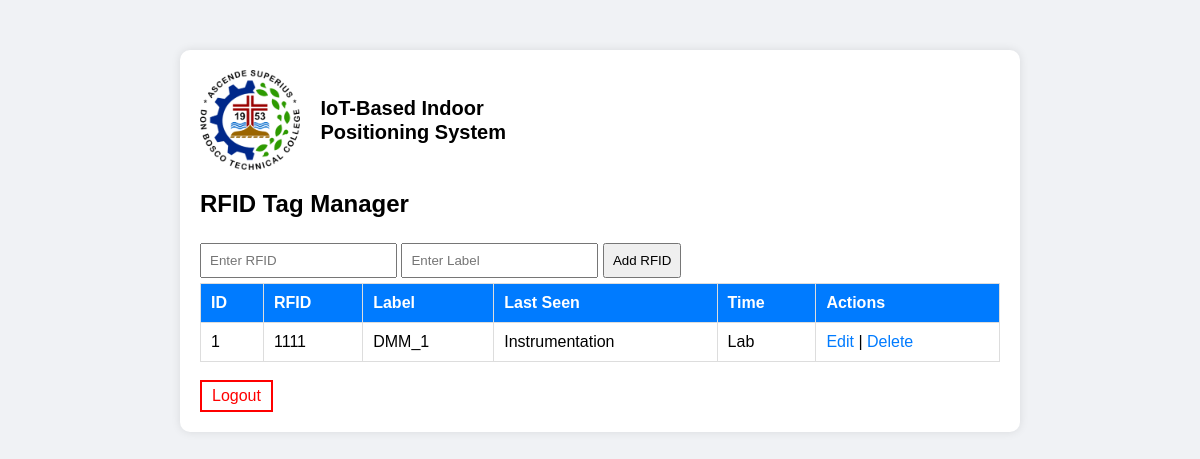
Page /dashboard (signed in) on the earlier database version.
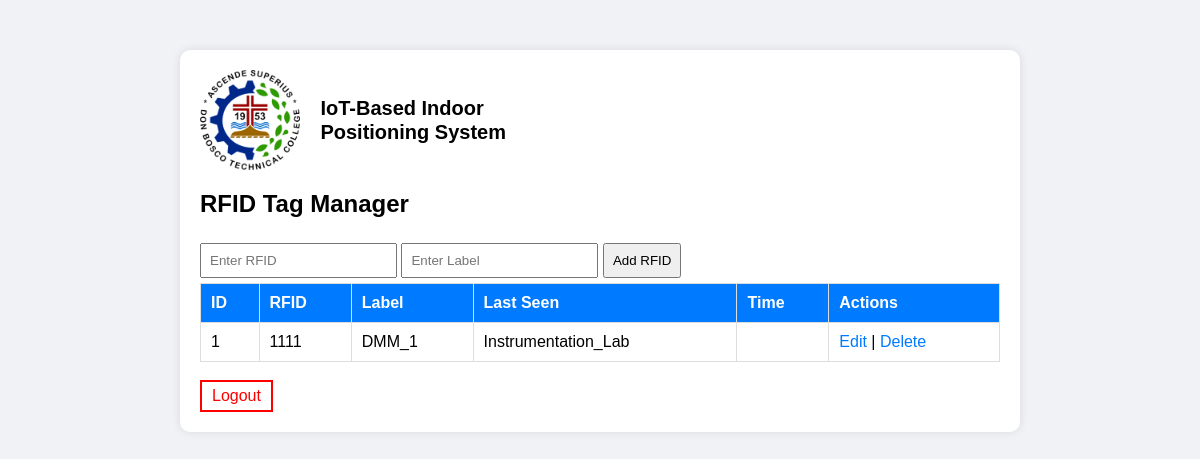
Same page on the later database version.
### app.py (models this page shows)
class Tag(db.Model):
    id = db.Column(db.Integer, primary_key=True)
    rfid = db.Column(db.String(120), unique=True, nullable=False)
    label = db.Column(db.String(120), nullable=False)
    last_seen = db.Column(db.String(120), nullable=False)
    time_seen = db.Column(db.String(120), nullable=False)

### app.py (the view)
@app.route('/dashboard')
@login_required
def dashboard():
    tags = Tag.query.all()
    return render_template('dashboard.html', tags=tags)

### app.py (called while the page is built)
@login_manager.user_loader
def load_user(user_id):
    return User.query.get(int(user_id))

### templates/dashboard.html
{% extends "layout.html" %}
{% block content %}
<div class="box">
    <div style="display: flex; align-items: center; gap: 20px;">
        <img src="{{ url_for('static', filename='DONB.png') }}" alt="Don Bosco Logo" style="height: 100px;">
        <div style="font-size: 20px; font-weight: bold; line-height: 1.2;">
            IoT-Based Indoor<br>
            Positioning System
        </div>
    </div>
    <h2>RFID Tag Manager</h2>
    <form method="POST">
        <input type="text" name="rfid" placeholder="Enter RFID" required>
        <input type="text" name="label" placeholder="Enter Label" required>
        <button type="submit">Add RFID</button>
    </form>
    <table>
        <thead>
            <tr>
                <th>ID</th>
                <th>RFID</th>
                <th>Label</th>
                <th>Last Seen</th>
                <th>Time</th>
                <th>Actions</th>
            </tr>
        </thead>
        <tbody>
            {% for tag in tags %}
            <tr>
                <td>{{ tag.id }}</td>
                <td>{{ tag.rfid }}</td>
                <td>{{ tag.label }}</td>
                <td>{{ tag.last_seen.split(' ')[0] if tag.last_seen else "N/A" }}</td>
                <td>{{ tag.last_seen.split(' ')[1] if tag.last_seen else "N/A" }}</td>
                <td>
                    <a href="{{ url_for('edit', id=tag.id) }}">Edit</a> |
                    <a href="{{ url_for('delete', id=tag.id) }}">Delete</a>
                </td>
            </tr>
            {% endfor %}
        </tbody>
    </table>
    <br>
    <a href="{{ url_for('logout') }}" style="display: inline-block; border: 2px solid red; padding: 5px 10px; color: red; text-decoration: none;">Logout</a>
</div>
{% endblock %}

### templates/layout.html (shortened to what this page needs)
<!DOCTYPE html>
<html lang="en">
<head>
</head>
<body>
    {% block content %}{% endblock %}
</body>
</html>

### templates/layout.html (style rules this page uses)
body { font-family: Arial, sans-serif; background-color: #f0f2f5; margin: 0; padding: 0; }
.box { width: 800px; margin: 50px auto; padding: 20px; background-color: white; border-radius: 10px; box-shadow: 0 0 10px rgba(0, 0, 0, 0.1); }
table { width: 100%; border-collapse: collapse; }
th, td { padding: 10px; text-align: left; border: 1px solid #ddd; }
th { background-color: #007bff; color: white; }
a { color: #007bff; text-decoration: none; }
input, button { padding: 8px; margin: 5px 0; }

Differences in the rows shown:
changed Tag "DMM_1": last_seen "Instrumentation" → "Instrumentation_Lab"; last_seen "Lab" → (not shown)
